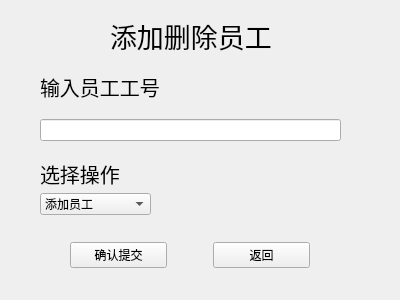
<?xml version="1.0" encoding="UTF-8"?>
<ui version="4.0">
 <class>jingli4</class>
 <widget class="QWidget" name="jingli4">
  <property name="geometry">
   <rect>
    <x>0</x>
    <y>0</y>
    <width>400</width>
    <height>300</height>
   </rect>
  </property>
  <property name="windowTitle">
   <string>Form</string>
  </property>
  <widget class="QLabel" name="label">
   <property name="geometry">
    <rect>
     <x>110</x>
     <y>20</y>
     <width>251</width>
     <height>31</height>
    </rect>
   </property>
   <property name="font">
    <font>
     <pointsize>20</pointsize>
    </font>
   </property>
   <property name="text">
    <string>添加删除员工</string>
   </property>
  </widget>
  <widget class="QWidget" name="">
   <property name="geometry">
    <rect>
     <x>40</x>
     <y>60</y>
     <width>301</width>
     <height>81</height>
    </rect>
   </property>
   <layout class="QVBoxLayout" name="verticalLayout">
    <item>
     <widget class="QLabel" name="label_2">
      <property name="font">
       <font>
        <pointsize>15</pointsize>
       </font>
      </property>
      <property name="text">
       <string>输入员工工号</string>
      </property>
     </widget>
    </item>
    <item>
     <widget class="QLineEdit" name="lineEdit"/>
    </item>
   </layout>
  </widget>
  <widget class="QWidget" name="">
   <property name="geometry">
    <rect>
     <x>40</x>
     <y>160</y>
     <width>111</width>
     <height>55</height>
    </rect>
   </property>
   <layout class="QVBoxLayout" name="verticalLayout_2">
    <item>
     <widget class="QLabel" name="label_3">
      <property name="font">
       <font>
        <pointsize>15</pointsize>
       </font>
      </property>
      <property name="text">
       <string>选择操作</string>
      </property>
     </widget>
    </item>
    <item>
     <widget class="QComboBox" name="comboBox">
      <item>
       <property name="text">
        <string>添加员工</string>
       </property>
      </item>
      <item>
       <property name="text">
        <string>删除员工</string>
       </property>
      </item>
     </widget>
    </item>
   </layout>
  </widget>
  <widget class="QWidget" name="">
   <property name="geometry">
    <rect>
     <x>70</x>
     <y>240</y>
     <width>240</width>
     <height>31</height>
    </rect>
   </property>
   <layout class="QHBoxLayout" name="horizontalLayout">
    <item>
     <widget class="QPushButton" name="pushButton_2">
      <property name="text">
       <string>确认提交</string>
      </property>
     </widget>
    </item>
    <item>
     <spacer name="horizontalSpacer">
      <property name="orientation">
       <enum>Qt::Horizontal</enum>
      </property>
      <property name="sizeType">
       <enum>QSizePolicy::Fixed</enum>
      </property>
      <property name="sizeHint" stdset="0">
       <size>
        <width>40</width>
        <height>20</height>
       </size>
      </property>
     </spacer>
    </item>
    <item>
     <widget class="QPushButton" name="pushButton">
      <property name="text">
       <string>返回</string>
      </property>
     </widget>
    </item>
   </layout>
  </widget>
 </widget>
 <resources/>
 <connections/>
</ui>
